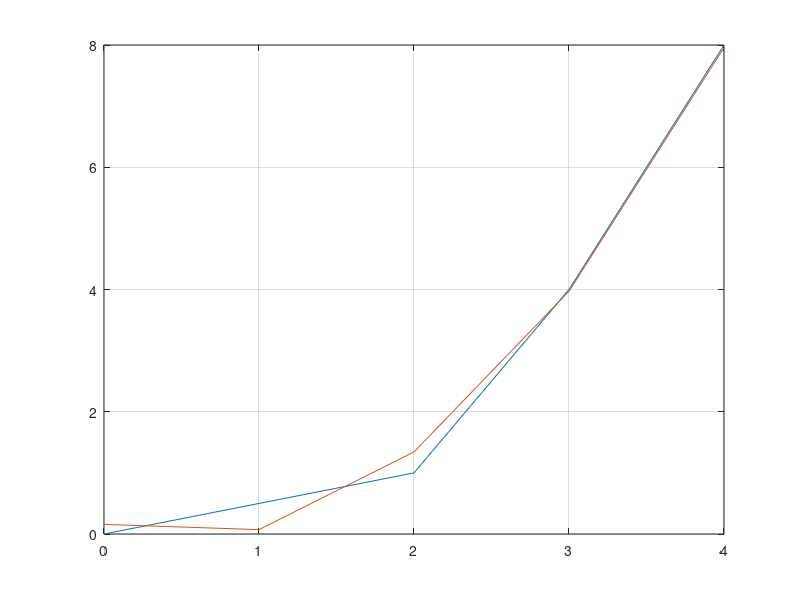

The MATLAB script that drew this image:
clear 
format short

% y(t) = a + bt + ct^2

t = linspace(0, 4, 5);
f = [0, 0.5, 1, 4, 8];

b0 = t.^0;
b1 = t.^1;
b2 = t.^2;

A = [b0*b0' b1*b0' b2*b0'
    b0*b1' b1*b1' b2*b1'
    b0*b2' b1*b2' b2*b2'];

a = [f*b0' 
    f*b1' 
    f*b2'];

c = A\a;
c0 = c(1);
c1 = c(2);
c2 = c(3);

fp = c0*b0 + c1*b1 + c2*b2;
rozdiel = f - fp;
nadruhu = rozdiel.^2;
suma = sum(nadruhu);
e = sqrt(suma);
chyba = e / 5;

plot(t, f, "-", t, fp, "-")
grid on
